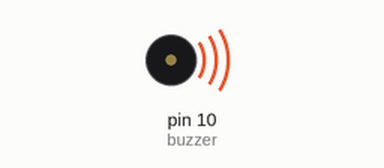
The sketch below on a simulated Arduino Uno, built with avr-gcc and run on an emulated ATmega328P. Shown: buzzer (waves = sounding).

Above: at 1.0 s.
At 5.5 s:
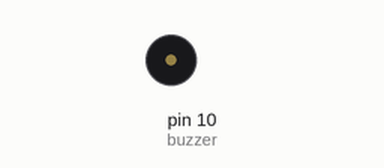
Timing chart, 0 to 6.9 s (numbered marks = the images above):
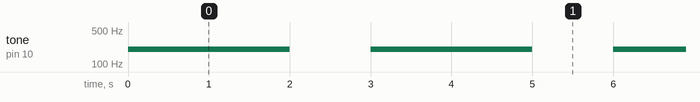

The sketch:

exerciciofarolpotenciometro.ino
```cpp
#define buzzer 10
void setup(){
  pinMode(buzzer, OUTPUT);
}

void loop(){
  tone(buzzer,200);
  delay(2000);
  noTone(buzzer);

  delay(1000);
}
```

Measured:
- by itself, tone on pin 10 (buzzer): alternates 200 Hz for 2.0 s and silent for 1.0 s
